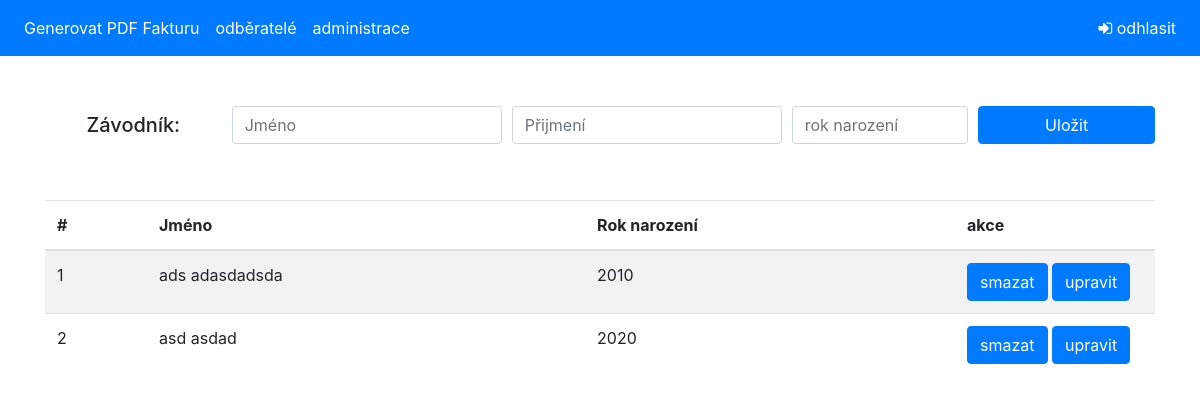
The app's page /administrace/moji-zavodnici (signed in) with its own data.
### polls/models.py (models this page shows, shortened)
class Racer(models.Model):
    first_name = models.CharField(max_length=50)
    last_name = models.CharField(max_length=50)
    born = models.IntegerField()
    def __str__(self):
        return self.first_name + ' ' + self.last_name

### polls/views.py (the view)
# urls.py: path('administrace/moji-zavodnici', views.CompetitorsView),
def CompetitorsView(request):
    if not request.user.is_authenticated:
        messages.add_message(request, messages.INFO, 'Neoprávnění přístup', 'fmgShort alert-danger')
        return render(request, 'public/homepage.html')
    else:
        return render(request, 'private/racers.html', dict(racers=Racer.objects.all()))

### templates/private/racers.html (shortened to what this page needs)
{% extends 'base.html' %}
{% block content %}
  <div class="container text-center container-padding-top">
    <form method="post" action="/newRacer/">
        <div class="form-row">
          <label for="inputEmail3" class="col-md-2 col-form-label"><h5>Závodník:</h5></label>
          <div class="col-md-3">
            <input class="form-control" type="text" name="first_name" id="first_name" placeholder="Jméno"/>
          </div>
          <div class="col-md-3">
            <input class="form-control" type="text" name="last_name" id="last_name" placeholder="Přijmení">
          </div>
          <div class="col-md-2">
            <input class="form-control" type="number" name="born"  id ="born" placeholder="rok narození">
          </div>
          <div class="col-md-2">
            <input type="submit" value="Uložit" class="btn btn-primary btn-block">
          </div>
        </div>
    </form>
    <br><br>
    <table class="table table-striped text-left">
      <thead>
        <tr>
          <th>#</th>
          <th>Jméno</th>
          <th>Rok narození</th>
          <th style="width: 200px">akce</th>
        </tr>
      </thead>
      <tbody>
      {% for racer in racers %}
        <tr>
          <td>{{ forloop.counter }}</td>
          <td>{{ racer }}</td>
          <td>{{ racer.born }}</td>
          <td >
            <a class="btn btn-primary" href="{% url 'polls:deleteRacer' ids=racer.id %}">smazat</a>
            <a class="btn btn-primary" href="#" onclick="editRacer('{{ racer.id }}' , '{{ racer.first_name}}', '{{ racer.last_name}}', '{{  racer.born }}')">upravit</a>
          </td>
        </tr>
     {% endfor %}
      </tbody>
    </table>
   </div>
{% endblock %}

### static/public/style/css/style.css (style rules this page uses)
.container-padding-top { padding-top: 50px; }

### records on screen
Racer: first_name+last_name "ads adasdadsda", born "2010"
Racer: first_name+last_name "asd asdad", born "2020"
